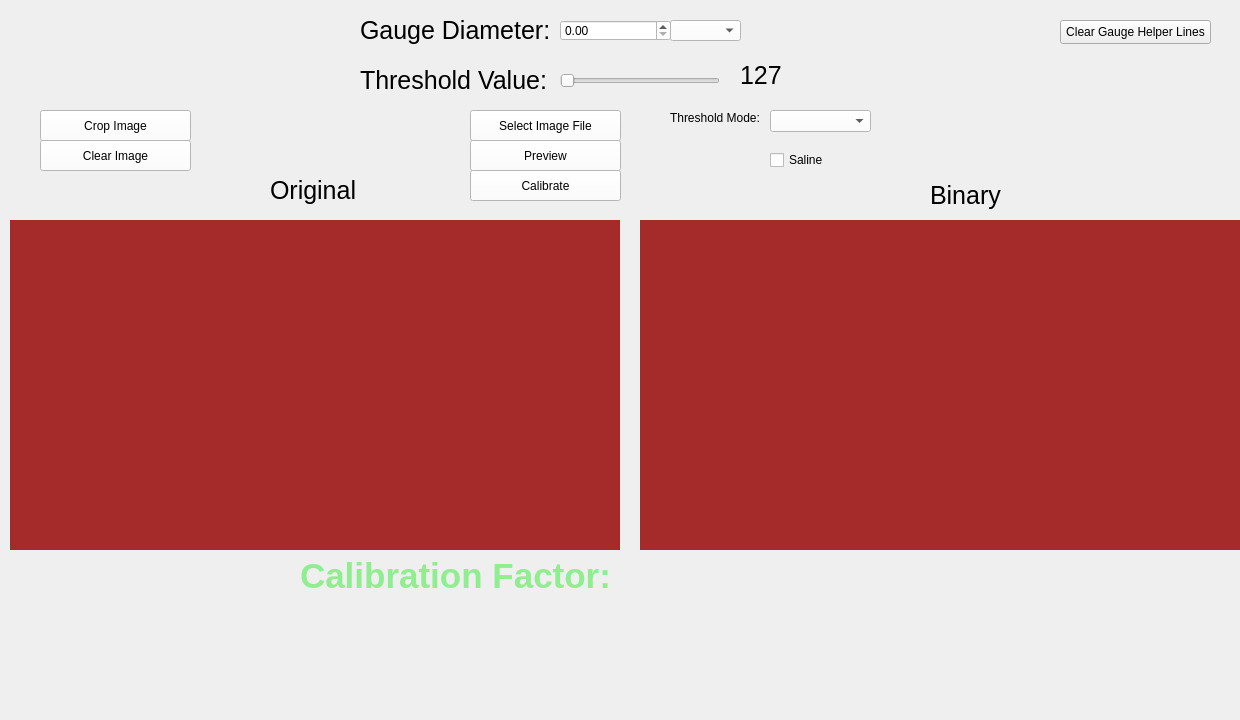
<?xml version="1.0" encoding="UTF-8"?>
<ui version="4.0">
 <class>CalibrateWidget</class>
 <widget class="QWidget" name="CalibrateWidget">
  <property name="geometry">
   <rect>
    <x>0</x>
    <y>0</y>
    <width>1240</width>
    <height>720</height>
   </rect>
  </property>
  <property name="windowTitle">
   <string>Form</string>
  </property>
  <property name="styleSheet">
   <string notr="true"/>
  </property>
  <widget class="QLabel" name="label">
   <property name="geometry">
    <rect>
     <x>360</x>
     <y>0</y>
     <width>281</width>
     <height>61</height>
    </rect>
   </property>
   <property name="styleSheet">
    <string notr="true">font-size: 25px; color: black;</string>
   </property>
   <property name="text">
    <string>Gauge Diameter:</string>
   </property>
  </widget>
  <widget class="QDoubleSpinBox" name="diameter_input">
   <property name="geometry">
    <rect>
     <x>560</x>
     <y>20</y>
     <width>111</width>
     <height>21</height>
    </rect>
   </property>
   <property name="styleSheet">
    <string notr="true">background: white;</string>
   </property>
  </widget>
  <widget class="QLabel" name="label_2">
   <property name="geometry">
    <rect>
     <x>360</x>
     <y>50</y>
     <width>261</width>
     <height>61</height>
    </rect>
   </property>
   <property name="styleSheet">
    <string notr="true">font-size: 25px; color: black;</string>
   </property>
   <property name="text">
    <string>Threshold Value:</string>
   </property>
  </widget>
  <widget class="QPushButton" name="select_image_file">
   <property name="geometry">
    <rect>
     <x>470</x>
     <y>110</y>
     <width>151</width>
     <height>31</height>
    </rect>
   </property>
   <property name="styleSheet">
    <string notr="true">background: white;</string>
   </property>
   <property name="text">
    <string>Select Image File</string>
   </property>
  </widget>
  <widget class="QLabel" name="original_image">
   <property name="geometry">
    <rect>
     <x>10</x>
     <y>220</y>
     <width>610</width>
     <height>330</height>
    </rect>
   </property>
   <property name="styleSheet">
    <string notr="true">background: brown;</string>
   </property>
   <property name="text">
    <string/>
   </property>
  </widget>
  <widget class="QLabel" name="label_4">
   <property name="geometry">
    <rect>
     <x>270</x>
     <y>170</y>
     <width>91</width>
     <height>41</height>
    </rect>
   </property>
   <property name="styleSheet">
    <string notr="true">font-size: 25px; color: black;</string>
   </property>
   <property name="text">
    <string>Original</string>
   </property>
  </widget>
  <widget class="QLabel" name="binarized_image">
   <property name="geometry">
    <rect>
     <x>640</x>
     <y>220</y>
     <width>610</width>
     <height>330</height>
    </rect>
   </property>
   <property name="styleSheet">
    <string notr="true">background: brown;</string>
   </property>
   <property name="text">
    <string/>
   </property>
  </widget>
  <widget class="QLabel" name="label_6">
   <property name="geometry">
    <rect>
     <x>930</x>
     <y>180</y>
     <width>101</width>
     <height>31</height>
    </rect>
   </property>
   <property name="styleSheet">
    <string notr="true">font-size: 25px; color: black;</string>
   </property>
   <property name="text">
    <string>Binary</string>
   </property>
  </widget>
  <widget class="QPushButton" name="preview_btn">
   <property name="geometry">
    <rect>
     <x>470</x>
     <y>140</y>
     <width>151</width>
     <height>31</height>
    </rect>
   </property>
   <property name="styleSheet">
    <string notr="true">background: white;</string>
   </property>
   <property name="text">
    <string>Preview</string>
   </property>
  </widget>
  <widget class="QPushButton" name="calibrate_btn">
   <property name="geometry">
    <rect>
     <x>470</x>
     <y>170</y>
     <width>151</width>
     <height>31</height>
    </rect>
   </property>
   <property name="styleSheet">
    <string notr="true">background: white;</string>
   </property>
   <property name="text">
    <string>Calibrate</string>
   </property>
  </widget>
  <widget class="QLabel" name="calibration_factor_label">
   <property name="geometry">
    <rect>
     <x>300</x>
     <y>560</y>
     <width>881</width>
     <height>31</height>
    </rect>
   </property>
   <property name="styleSheet">
    <string notr="true">font-size: 35px; color: lightgreen; font-weight: bold;</string>
   </property>
   <property name="text">
    <string>Calibration Factor: </string>
   </property>
  </widget>
  <widget class="QComboBox" name="diameter_unit_selection">
   <property name="geometry">
    <rect>
     <x>670</x>
     <y>20</y>
     <width>71</width>
     <height>21</height>
    </rect>
   </property>
   <property name="styleSheet">
    <string notr="true">background: white;</string>
   </property>
  </widget>
  <widget class="QSlider" name="threshold_value_slider">
   <property name="geometry">
    <rect>
     <x>560</x>
     <y>70</y>
     <width>160</width>
     <height>22</height>
    </rect>
   </property>
   <property name="orientation">
    <enum>Qt::Horizontal</enum>
   </property>
  </widget>
  <widget class="QLabel" name="threshold_value_display">
   <property name="geometry">
    <rect>
     <x>740</x>
     <y>60</y>
     <width>71</width>
     <height>31</height>
    </rect>
   </property>
   <property name="styleSheet">
    <string notr="true">font-size: 25px;</string>
   </property>
   <property name="text">
    <string>127</string>
   </property>
  </widget>
  <widget class="QCheckBox" name="is_saline_selection">
   <property name="geometry">
    <rect>
     <x>770</x>
     <y>150</y>
     <width>76</width>
     <height>20</height>
    </rect>
   </property>
   <property name="text">
    <string>Saline</string>
   </property>
  </widget>
  <widget class="QComboBox" name="threshold_mode_selection">
   <property name="geometry">
    <rect>
     <x>770</x>
     <y>110</y>
     <width>101</width>
     <height>22</height>
    </rect>
   </property>
   <property name="styleSheet">
    <string notr="true">background: white</string>
   </property>
  </widget>
  <widget class="QLabel" name="label_3">
   <property name="geometry">
    <rect>
     <x>670</x>
     <y>110</y>
     <width>91</width>
     <height>16</height>
    </rect>
   </property>
   <property name="text">
    <string>Threshold Mode:</string>
   </property>
  </widget>
  <widget class="QLabel" name="threshold_mode_tooltip_">
   <property name="geometry">
    <rect>
     <x>880</x>
     <y>110</y>
     <width>21</width>
     <height>21</height>
    </rect>
   </property>
   <property name="text">
    <string/>
   </property>
  </widget>
  <widget class="QLabel" name="saline_tooltip">
   <property name="geometry">
    <rect>
     <x>830</x>
     <y>150</y>
     <width>21</width>
     <height>21</height>
    </rect>
   </property>
   <property name="text">
    <string/>
   </property>
  </widget>
  <widget class="QPushButton" name="clear_lines">
   <property name="geometry">
    <rect>
     <x>1060</x>
     <y>20</y>
     <width>151</width>
     <height>24</height>
    </rect>
   </property>
   <property name="text">
    <string>Clear Gauge Helper Lines</string>
   </property>
  </widget>
  <widget class="QPushButton" name="crop_image_btn">
   <property name="geometry">
    <rect>
     <x>40</x>
     <y>110</y>
     <width>151</width>
     <height>31</height>
    </rect>
   </property>
   <property name="styleSheet">
    <string notr="true">background: white;</string>
   </property>
   <property name="text">
    <string>Crop Image</string>
   </property>
  </widget>
  <widget class="QPushButton" name="clear_image_btn">
   <property name="geometry">
    <rect>
     <x>40</x>
     <y>140</y>
     <width>151</width>
     <height>31</height>
    </rect>
   </property>
   <property name="styleSheet">
    <string notr="true">background: white;</string>
   </property>
   <property name="text">
    <string>Clear Image</string>
   </property>
  </widget>
 </widget>
 <resources/>
 <connections/>
</ui>
